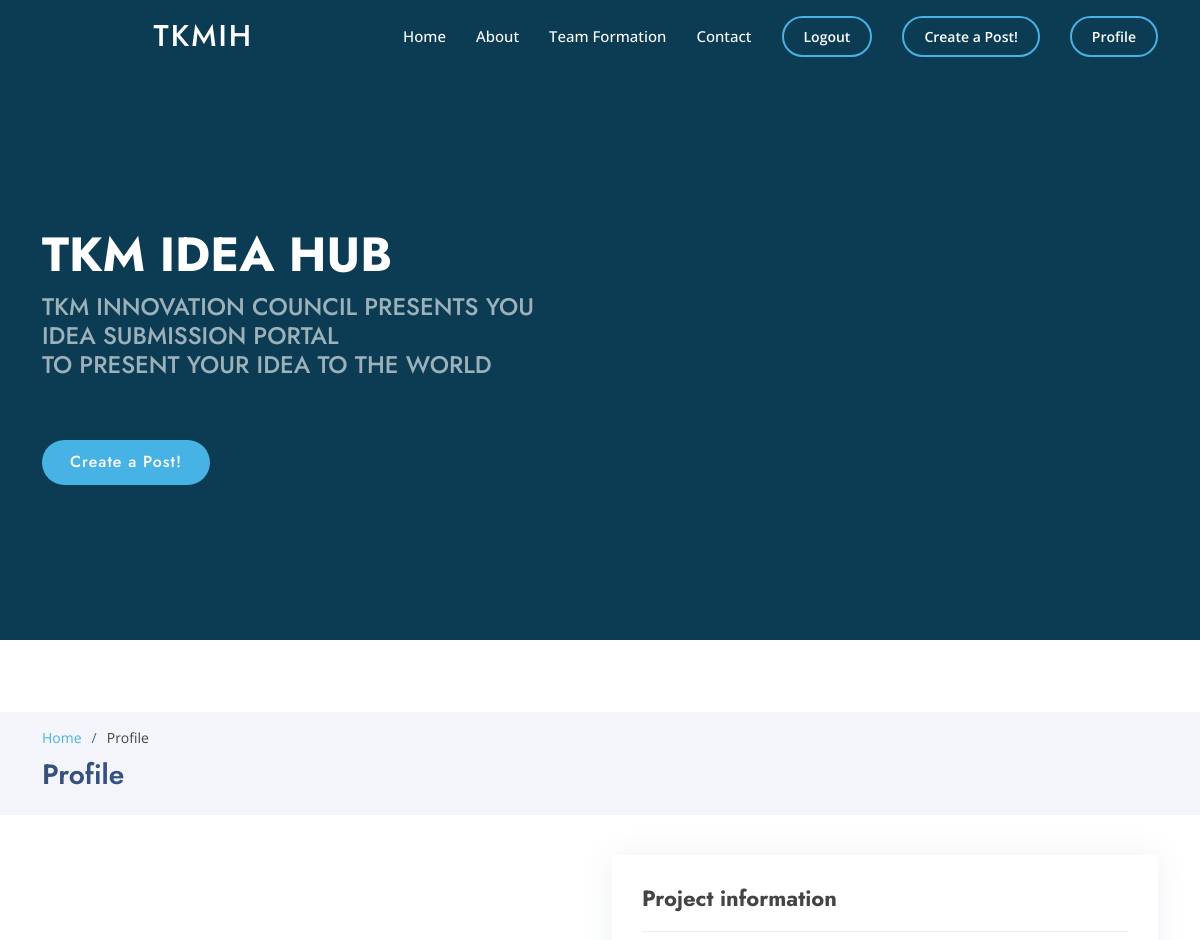
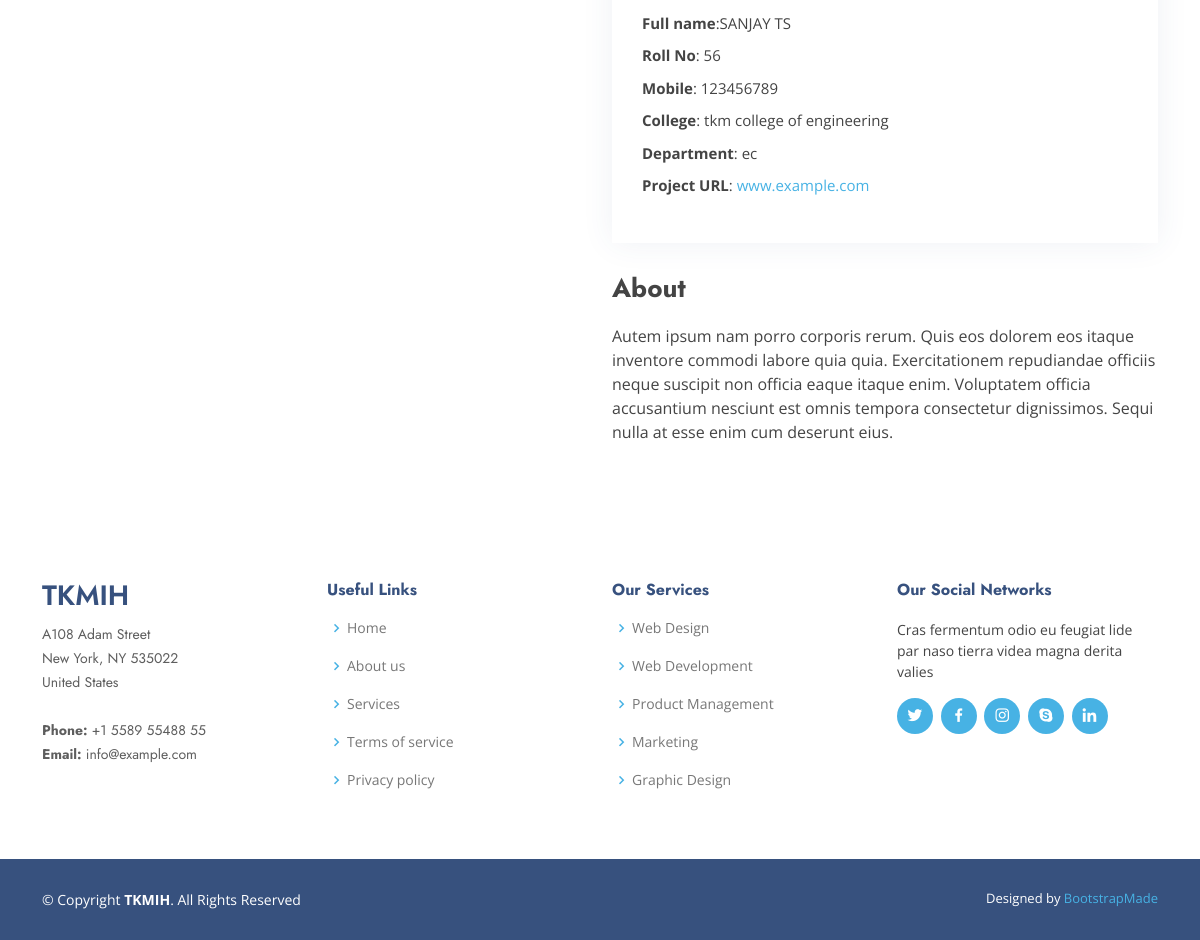
Screenshot of /profile/ (signed in) with the database file from the repository (2 pictures, top to bottom).
### tkmir_website/models.py (models this page shows, shortened)
class Profile(models.Model):
    user = models.OneToOneField(User, on_delete=models.CASCADE)
    name = models.CharField(max_length=30, blank=True)
    roll_no = models.CharField(max_length=30, blank=True)
    mobile = models.CharField(max_length=30, blank=True)
    college = models.CharField(max_length=50, blank=True)
    department = models.CharField(max_length=30, blank=True)

### tkmir_website/views.py (the view)
# urls.py: path('profile/',views.profile,name='profile'),
@login_required(login_url='log-reg')
def profile(request):
    name = request.user.profile.name
    roll_no = request.user.profile.roll_no
    mobile = request.user.profile.mobile
    college = request.user.profile.college
    department = request.user.profile.department
    print(name)
    return render(request, 'tkmir_website/profile.html', {'name':name, 'roll_no':roll_no, 'mobile':mobile, 'college':college, 'department':department})

### tkmir_website/templates/tkmir_website/profile.html (shortened to what this page needs)
{% extends 'tkmir_website/layout.html' %}
{% block profile %}
  <main id="main">
    <section id="breadcrumbs" class="breadcrumbs">
      <div class="container">
        <ol>
          <li><a href="index.html">Home</a></li>
          <li>Profile</li>
        </ol>
        <h2>Profile</h2>
      </div>
    </section>
    <section id="portfolio-details" class="portfolio-details">
      <div class="container">
        <div class="row gy-4">
          <div class="col-lg-6">
            </div>
          <div class="col-lg-6">
            <div class="portfolio-info">
              <h3>Project information</h3>
              <ul>
                <li><strong>Full name</strong>:{{name}}</li>
                <li><strong>Roll No</strong>: {{roll_no}}</li>
                <li><strong>Mobile</strong>: {{mobile}}</li>
                <li><strong>College</strong>: {{college}}</li>
                <li><strong>Department</strong>: {{department}}</li>
                <li><strong>Project URL</strong>: <a href="#">www.example.com</a></li>
              </ul>
            </div>
            <div class="portfolio-description">
              <h2>About</h2>
              <p>
                Autem ipsum nam porro corporis rerum. Quis eos dolorem eos itaque inventore commodi labore quia quia. Exercitationem repudiandae officiis neque suscipit non officia eaque itaque enim. Voluptatem officia accusantium nesciunt est omnis tempora consectetur dignissimos. Sequi nulla at esse enim cum deserunt eius.
              </p>
            </div>
          </div>
        </div>
      </div>
    </section>
  </main>
  {% endblock %}

### static/assets/css/style.css (style rules this page uses)
body { font-family: "Open Sans", sans-serif; color: #444444; }
a { color: #47b2e4; text-decoration: none; }
h1, h2, h3, h4, h5, h6 { font-family: "Jost", sans-serif; }
section { padding: 60px 0; overflow: hidden; }
.portfolio-details { padding-top: 40px; }
.portfolio-details .portfolio-info { padding: 30px; box-shadow: 0px 0 30px rgba(55, 81, 126, 0.08); }
.portfolio-details .portfolio-info h3 { font-size: 22px; font-weight: 700; margin-bottom: 20px; padding-bottom: 20px; border-bottom: 1px solid #eee; }
.portfolio-details .portfolio-info ul { list-style: none; padding: 0; font-size: 15px; }
.portfolio-details .portfolio-info ul li + li { margin-top: 10px; }
.portfolio-details .portfolio-description { padding-top: 30px; }
.portfolio-details .portfolio-description h2 { font-size: 26px; font-weight: 700; margin-bottom: 20px; }
.portfolio-details .portfolio-description p { padding: 0; }
.breadcrumbs { padding: 15px 0; background: #f3f5fa; min-height: 40px; margin-top: 72px; }
.breadcrumbs h2 { font-size: 28px; font-weight: 600; color: #37517e; }
.breadcrumbs ol { display: flex; flex-wrap: wrap; list-style: none; padding: 0 0 10px 0; margin: 0; font-size: 14px; }
.breadcrumbs ol li + li { padding-left: 10px; }
.breadcrumbs ol li + li::before { display: inline-block; padding-right: 10px; color: #4668a2; content: "/"; }

### rows the page displays
Profile: name "SANJAY TS", roll_no "56", mobile "123456789", college "tkm college of engineering", department "ec"
